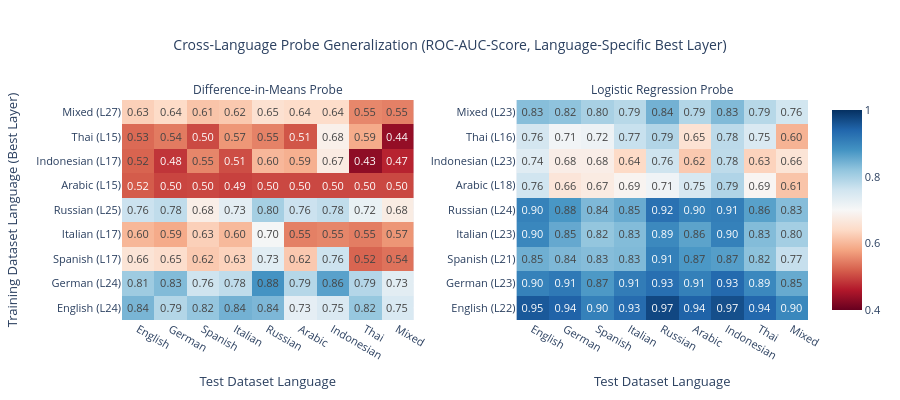

The notebook cell this image was saved under:
### Code cell
def compute_generalization_matrix_best_layer(
    train_acts: dict[str, dict[int, Float[Tensor, "n d"]]],
    train_labels: dict[str, Float[Tensor, " n"]],
    test_acts: dict[str, dict[int, Float[Tensor, "n d"]]],
    test_labels: dict[str, Float[Tensor, " n"]],
    dataset_names: list[str],
    probe_cls: type,
) :
    """
    Compute a generalization matrix: entry (i, j) is the test accuracy of a probe trained on dataset i
    and evaluated on dataset j.

    Args:
        train_acts, train_labels: Training data per dataset.
        test_acts, test_labels: Test data per dataset.
        dataset_names: Names of datasets (determines matrix ordering).
        probe_cls: Probe class to use (MMProbe or LRProbe), must have from_data and pred methods.

    Returns:
        Tensor of shape [n_datasets, n_datasets] with accuracy values.
    """
    probes = {}
    probe_acronym = "mm" if probe_cls == MMProbe else "lr"
    for lang in LANGUAGES:
        train_act = train_acts[lang][BEST_LAYERS[lang][probe_acronym]][:600,:]
        train_lab = train_labels[lang][:600]
        probe = probe_cls.from_data(train_act, train_lab)
        
        probes[lang] = probe
        
    roc_auc = t.zeros(len(dataset_names), len(dataset_names)).float()
    
    for i, lang_i in enumerate(dataset_names):
        probe = probes[lang_i]
        
        for j, lang_j in enumerate(dataset_names):
            test_act = test_acts[lang_j]
            test_lab = test_labels[lang_j]
            test_preds = probe(test_act[BEST_LAYERS[lang_i][probe_acronym]])
            test_auc = roc_auc_score(test_lab.detach().numpy(), test_preds.detach().numpy())
            
            roc_auc[i,j] = float(test_auc)
            
            
    return roc_auc, probes



mm_matrix_nat, mm_probes = compute_generalization_matrix_best_layer(ACTS_AND_LABELS["train_acts"], ACTS_AND_LABELS["train_labels"], ACTS_AND_LABELS["nat_acts"], ACTS_AND_LABELS["nat_labels"], LANGUAGES, MMProbe)

lr_matrix_nat, lr_probes = compute_generalization_matrix_best_layer(ACTS_AND_LABELS["train_acts"], ACTS_AND_LABELS["train_labels"], ACTS_AND_LABELS["nat_acts"], ACTS_AND_LABELS["nat_labels"], LANGUAGES, LRProbe)


# Heatmap visualization
fig = make_subplots(rows=1, cols=2, subplot_titles=["Difference-in-Means Probe", "Logistic Regression Probe"], horizontal_spacing=0.15)

for idx, (matrix, name) in enumerate([(mm_matrix_nat, "mm"), (lr_matrix_nat, "lr")]):
    text_vals = [[f"{matrix[i, j]:.2f}" for j in range(len(LANGUAGES))] for i in range(len(LANGUAGES))]
    fig.add_trace(
        go.Heatmap(
            z=matrix.numpy(),
            y=[f"{lang.capitalize()} (L{BEST_LAYERS[lang][name]})" for lang in LANGUAGES],
            x=[lang.capitalize() for lang in LANGUAGES],
            text=text_vals,
            texttemplate="%{text}",
            colorscale="RdBu",
            zmin=0.4,
            zmax=1.0,
            showscale=(idx == 1),
            textfont=dict(size=11)
        ),
        row=1,
        col=idx + 1,
    )
    fig.update_yaxes(title_text="Training Dataset Language (Best Layer)" if idx == 0 else "", row=1, col=idx + 1)
    fig.update_xaxes(title_text="Test Dataset Language", row=1, col=idx + 1)

fig.update_layout(title=dict(
        text="Cross-Language Probe Generalization (ROC-AUC-Score, Language-Specific Best Layer)",
        x=0.5,
        xanchor="center", font=dict(size=14)
    ),font=dict(size=11),height=400, width=900)
for ann in fig["layout"]["annotations"]:
    ann["font"] = dict(size=12)
    
#plot_path = "figures/heat_map_best_layers.pdf"
fig.write_image("figures/rq2_heat_map_best_layer.png", scale = 3)
fig.show()

# Cosine similarity between probe directions
mm_directions = {lang: mm_probes[lang].direction for lang in LANGUAGES}
lr_directions = {lang: lr_probes[lang].direction for lang in LANGUAGES}

print("\nPairwise cosine similarity between probe directions:")
for probe_name, directions in [("MM", mm_directions), ("LR", lr_directions)]:
    print(f"\n% {probe_name} Probe")
    n = len(LANGUAGES)
    
    # Precompute normalized directions
    normed = {lang: directions[lang] / directions[lang].norm() for lang in LANGUAGES}
    
    # Build similarity matrix
    sims = {}
    for i, n1 in enumerate(LANGUAGES):
        for j, n2 in enumerate(LANGUAGES):
            sims[(n1, n2)] = (normed[n1] @ normed[n2]).item()
    
    # LaTeX output
    col_fmt = "l" + "c" * n
    print(f"\\begin{{tabular}}{{{col_fmt}}}")
    print("\\toprule")
    print(" & " + " & ".join(LANGUAGES) + " \\\\")
    print("\\midrule")
    for n1 in LANGUAGES:
        row_vals = []
        for n2 in LANGUAGES:
            val = sims[(n1, n2)]
            if n1 == n2:
                row_vals.append("1.00")
            else:
                row_vals.append(f"{val:.2f}")
        print(f"{n1} & " + " & ".join(row_vals) + " \\\\")
    print("\\bottomrule")
    print(f"\\end{{tabular}}")
    
normed_mm = {lang: mm_directions[lang] / mm_directions[lang].norm() for lang in LANGUAGES}
normed_lr = {lang: lr_directions[lang] / lr_directions[lang].norm() for lang in LANGUAGES}

print("Cosine Similarity of Probe Directions by Language")
for lang in LANGUAGES:
    sim = (normed_mm[lang] @ normed_lr[lang]).item()
    print(f"{lang.capitalize()}:    {sim:.2f}")

### Figure 1 — Plotly figure (JSON) as saved in the notebook; plotly's stock layout.template omitted (floating-point values rounded to 4 significant figures)
{"data": [{"colorscale": [[0, "rgb(103,0,31)"], [0.1, "rgb(178,24,43)"], [0.2, "rgb(214,96,77)"], [0.3, "rgb(244,165,130)"], [0.4, "rgb(253,219,199)"], [0.5, "rgb(247,247,247)"], [0.6, "rgb(209,229,240)"], [0.7, "rgb(146,197,222)"], [0.8, "rgb(67,147,195)"], [0.9, "rgb(33,102,172)"], [1, "rgb(5,48,97)"]], "showscale": false, "text": [["0.84", "0.79", "0.82", "0.84", "0.84", "0.73", "0.75", "0.82", "0.75"], ["0.81", "0.83", "0.76", "0.78", "0.88", "0.79", "0.86", "0.79", "0.73"], ["0.66", "0.65", "0.62", "0.63", "0.73", "0.62", "0.76", "0.52", "0.54"], ["0.60", "0.59", "0.63", "0.60", "0.70", "0.55", "0.55", "0.55", "0.57"], ["0.76", "0.78", "0.68", "0.73", "0.80", "0.76", "0.78", "0.72", "0.68"], ["0.52", "0.50", "0.50", "0.49", "0.50", "0.50", "0.50", "0.50", "0.50"], ["0.52", "0.48", "0.55", "0.51", "0.60", "0.59", "0.67", "0.43", "0.47"], ["0.53", "0.54", "0.50", "0.57", "0.55", "0.51", "0.68", "0.59", "0.44"], ["0.63", "0.64", "0.61", "0.62", "0.65", "0.64", "0.64", "0.55", "0.55"]], "textfont": {"size": 11}, "texttemplate": "%{text}", "type": "heatmap", "x": ["English", "German", "Spanish", "Italian", "Russian", "Arabic", "Indonesian", "Thai", "Mixed"], "xaxis": "x", "y": ["English (L24)", "German (L24)", "Spanish (L17)", "Italian (L17)", "Russian (L25)", "Arabic (L15)", "Indonesian (L17)", "Thai (L15)", "Mixed (L27)"], "yaxis": "y", "z": [[0.8392, 0.789, 0.8173, 0.8437, 0.8362, 0.7284, 0.7458, 0.8151, 0.7468], [0.8086, 0.8324, 0.7618, 0.7775, 0.8795, 0.7871, 0.8632, 0.7878, 0.7333], [0.6583, 0.6469, 0.6203, 0.6315, 0.7344, 0.6194, 0.7635, 0.5242, 0.5357], [0.5995, 0.5871, 0.6281, 0.6018, 0.7047, 0.5474, 0.553, 0.5453, 0.567], [0.7648, 0.7764, 0.6799, 0.7317, 0.8021, 0.765, 0.7751, 0.7216, 0.6755], [0.5167, 0.4977, 0.5, 0.4942, 0.5, 0.5, 0.5, 0.5, 0.5], [0.5234, 0.4839, 0.5529, 0.505, 0.6005, 0.5922, 0.6736, 0.4315, 0.469], [0.5291, 0.5431, 0.5017, 0.5676, 0.5493, 0.5116, 0.6843, 0.5868, 0.4359], [0.6278, 0.6418, 0.614, 0.6195, 0.6521, 0.6433, 0.6433, 0.5543, 0.5482]], "zmax": 1, "zmin": 0.4}, {"colorscale": [[0, "rgb(103,0,31)"], [0.1, "rgb(178,24,43)"], [0.2, "rgb(214,96,77)"], [0.3, "rgb(244,165,130)"], [0.4, "rgb(253,219,199)"], [0.5, "rgb(247,247,247)"], [0.6, "rgb(209,229,240)"], [0.7, "rgb(146,197,222)"], [0.8, "rgb(67,147,195)"], [0.9, "rgb(33,102,172)"], [1, "rgb(5,48,97)"]], "showscale": true, "text": [["0.95", "0.94", "0.90", "0.93", "0.97", "0.94", "0.97", "0.94", "0.90"], ["0.90", "0.91", "0.87", "0.91", "0.93", "0.91", "0.93", "0.89", "0.85"], ["0.85", "0.84", "0.83", "0.83", "0.91", "0.87", "0.87", "0.82", "0.77"], ["0.90", "0.85", "0.82", "0.83", "0.89", "0.86", "0.90", "0.83", "0.80"], ["0.90", "0.88", "0.84", "0.85", "0.92", "0.90", "0.91", "0.86", "0.83"], ["0.76", "0.66", "0.67", "0.69", "0.71", "0.75", "0.79", "0.69", "0.61"], ["0.74", "0.68", "0.68", "0.64", "0.76", "0.62", "0.78", "0.63", "0.66"], ["0.76", "0.71", "0.72", "0.77", "0.79", "0.65", "0.78", "0.75", "0.60"], ["0.83", "0.82", "0.80", "0.79", "0.84", "0.79", "0.83", "0.79", "0.76"]], "textfont": {"size": 11}, "texttemplate": "%{text}", "type": "heatmap", "x": ["English", "German", "Spanish", "Italian", "Russian", "Arabic", "Indonesian", "Thai", "Mixed"], "xaxis": "x2", "y": ["English (L22)", "German (L23)", "Spanish (L21)", "Italian (L23)", "Russian (L24)", "Arabic (L18)", "Indonesian (L23)", "Thai (L16)", "Mixed (L23)"], "yaxis": "y2", "z": [[0.9544, 0.9431, 0.904, 0.9319, 0.9739, 0.9432, 0.9661, 0.9373, 0.8952], [0.9023, 0.9146, 0.8726, 0.9104, 0.9274, 0.9059, 0.934, 0.8943, 0.8526], [0.8468, 0.8354, 0.8293, 0.8333, 0.9059, 0.8743, 0.8665, 0.8235, 0.7709], [0.8956, 0.8544, 0.8185, 0.8312, 0.8932, 0.8614, 0.9044, 0.8312, 0.8026], [0.903, 0.8753, 0.8353, 0.851, 0.9248, 0.9033, 0.9077, 0.8638, 0.8291], [0.7603, 0.6624, 0.6733, 0.6915, 0.7119, 0.75, 0.7912, 0.6936, 0.6141], [0.7365, 0.6796, 0.6795, 0.6406, 0.762, 0.6197, 0.7785, 0.6313, 0.6585], [0.7559, 0.7087, 0.7153, 0.7683, 0.7895, 0.6547, 0.7803, 0.7454, 0.5957], [0.8286, 0.8225, 0.7992, 0.7852, 0.8439, 0.7886, 0.8332, 0.785, 0.758]], "zmax": 1, "zmin": 0.4}], "layout": {"annotations": [{"font": {"size": 12}, "showarrow": false, "text": "Difference-in-Means Probe", "x": 0.2125, "xanchor": "center", "xref": "paper", "y": 1, "yanchor": "bottom", "yref": "paper"}, {"font": {"size": 12}, "showarrow": false, "text": "Logistic Regression Probe", "x": 0.7875, "xanchor": "center", "xref": "paper", "y": 1, "yanchor": "bottom", "yref": "paper"}], "font": {"size": 11}, "height": 400, "title": {"font": {"size": 14}, "text": "Cross-Language Probe Generalization (ROC-AUC-Score, Language-Specific Best Layer)", "x": 0.5, "xanchor": "center"}, "width": 900, "xaxis": {"anchor": "y", "domain": [0, 0.425], "title": {"text": "Test Dataset Language"}}, "xaxis2": {"anchor": "y2", "domain": [0.575, 1], "title": {"text": "Test Dataset Language"}}, "yaxis": {"anchor": "x", "domain": [0, 1], "title": {"text": "Training Dataset Language (Best Layer)"}}, "yaxis2": {"anchor": "x2", "domain": [0, 1], "title": {"text": ""}}}}
